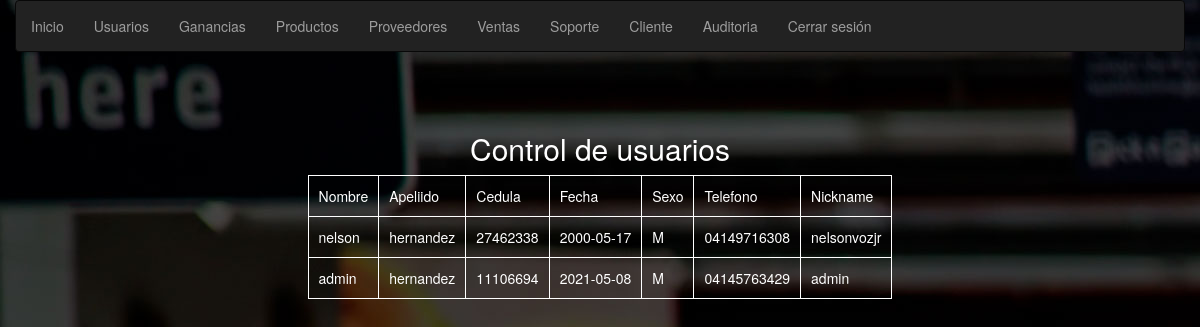
The page /frontend/view/user_user.php on the database its author committed.
### tables this page shows
CREATE TABLE `usuario` (
  `cod_usu` int(11) NOT NULL,
  `nom_usu` varchar(30) NOT NULL,
  `ape_usu` varchar(30) NOT NULL,
  `ced_usu` varchar(11) NOT NULL,
  `fec_usu` date NOT NULL,
  `sex_usu` varchar(1) NOT NULL,
  `tlf_usu` varchar(11) NOT NULL,
  `con_usu` varchar(50) NOT NULL,
  `nic_usu` varchar(30) NOT NULL,
  `sta_usu` int(1) NOT NULL
);

### backend/class/conexion.php (called while the page is built, shortened)
<?php
class connection{
    private $server;
    private $user;
    private $pass;
    private $dataBase;
    private $connection_exec;
    public $query_exec;
    public $pointer;
    public function __construct(){
         $this->server = 'localhost';
         $this->user = 'root';
         $this->pass = '';
         $this->dataBase = 'variedades_tricolor';
    }
    public function connectionDB(){
        $this->connection_exec = new mysqli($this->server,$this->user,$this->pass,$this->dataBase);
    }
    public function query_go(){
        return $this->connection_exec->query( $this->query_exec);
    }
    public function data_box(){
        return $this->pointer->fetch_assoc();
    }
}
?>

### backend/class/usuario.php (called while the page is built, shortened)
<?php
require_once('conexion.php');
class usuario extends connection{
function read_usu(){
	$this->query_exec = "SELECT * FROM usuario;";
	return $this->query_go();
}
}
 ?>

### frontend/view/user_user.php (the view, shortened to what this page needs)
<?php
require("shorcut_user.php");
require('../../backend/class/usuario.php');
$usu = new usuario;
?>
<center>
<div class="row">
	<div class="col-sm-12">
		<br><br>
		<h2>Control de usuarios</h2>
			<table border="1">
					<tr>
						<td>
							Nombre
						</td>
						<td>
							Apeliido
						</td>
						<td>
							Cedula
						</td>
						<td>
							Fecha
						</td>
						<td>
							Sexo
						</td>
						<td>
							Telefono
						</td>
						<td>
							Nickname
						</td>
					</tr>
			<?php
				$usu->pointer = $usu->read_usu();
				while($data = $usu->data_box()){
			?>
				<tr>
						<td>
							<?php echo $data['nom_usu'];?>
						</td>
						<td>
							<?php echo $data['ape_usu'];?>
						</td>
						<td>
							<?php echo $data['ced_usu'];?>
						</td>
						<td>
							<?php echo $data['fec_usu'];?>
						</td>
						<td>
							<?php echo $data['sex_usu'];?>
						</td>
						<td>
							<?php echo $data['tlf_usu'];?>
						</td>
						<td>
							<?php echo $data['nic_usu'];?>
						</td>
<?php
				}
			?>
				</table>
	</div>
</div>
</center>

### frontend/css/estilos.css (style rules this page uses)
body { background-image: url(font_final.jpg) !important; color: #FFFFFF !important; }
table tr td { background: transparent; color: #FFFFFF; border: 1px solid #FFFFFF; }
h2 { font-size: 30px; color: blue; }

### frontend/view/shorcut_user.php (style rules this page uses)
td { padding:10px; }

### rows shown on the page
usuario: nom_usu "nelson", ape_usu "hernandez", ced_usu "27462338", fec_usu "2000-05-17", sex_usu "M", tlf_usu "04149716308", nic_usu "nelsonvozjr"
usuario: nom_usu "admin", ape_usu "hernandez", ced_usu "11106694", fec_usu "2021-05-08", sex_usu "M", tlf_usu "04145763429", nic_usu "admin"
